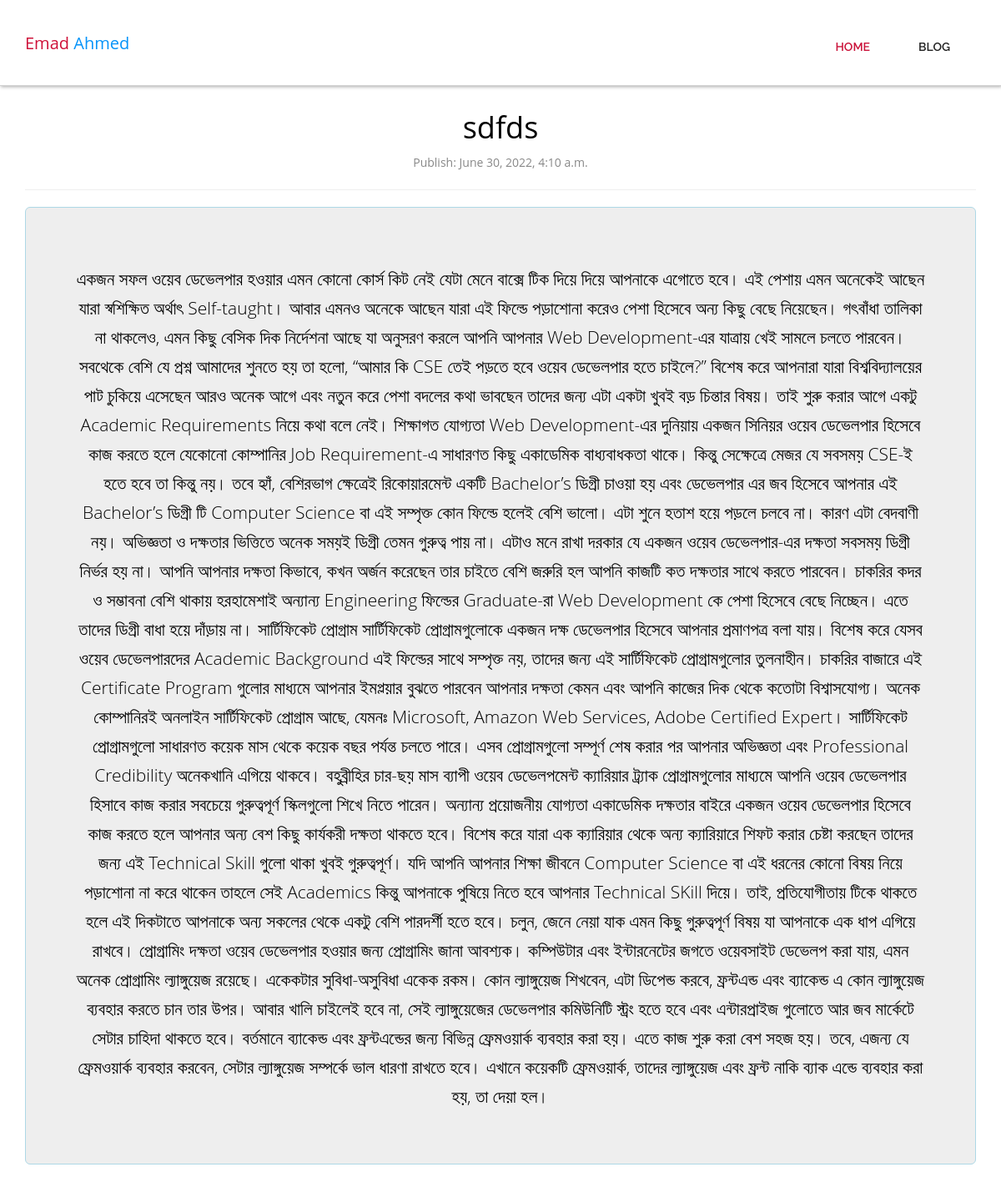
Page /blog/3/ on the committed database.
### emadapp/models.py (models this page shows)
class Blog(models.Model):
    title = models.CharField(max_length=100)
    description = models.TextField()
    dateblog = models.DateTimeField(auto_now_add=True)

### emadapp/views.py (the view)
# urls.py: path("blog/<int:id>/", blog, name='blog')
def blog(request, id):
    blognews = Blog.objects.get(id=id)
    return render(request, 'blog.html', {'blognews': blognews})

### emadapp/templates/blog.html (shortened to what this page needs)
{% load static %}
<!DOCTYPE html>
<html>
  <head>
    <link
      href="{% static 'css/bootstrap.min.css' %}"
      rel="stylesheet"
      type="text/css"
    />
    <link
      rel="stylesheet"
      href="https://cdnjs.cloudflare.com/ajax/libs/font-awesome/5.15.4/css/all.min.css"
    />
    <link href="{% static 'css/card.css' %}" rel="stylesheet" type="text/css" />
    <link
      rel="stylesheet"
      href="{% static 'js/fancybox/jquery.fancybox.css' %}"
      type="text/css"
      media="screen"
    />
    <link
      href="{% static 'css/style.css' %}"
      rel="stylesheet"
      type="text/css"
    />
    <link
      href="{% static 'css/font-awesome.css' %}"
      rel="stylesheet"
      type="text/css"
    />
    <link
      href="{% static 'css/animate.css' %}"
      rel="stylesheet"
      type="text/css"
    />
  </head>
  <body>
    <header id="header_wrapper">
      <div class="container">
        <div class="header_box">
          <div class="logo">
            <a href="/" class="altitle"
              >Emad <span class="title">Ahmed</span></a
            >
          </div>
          <nav class="navbar navbar-inverse" role="navigation">
            <div id="main-nav" class="collapse navbar-collapse navStyle">
              <ul class="nav navbar-nav" id="mainNav">
                <li class="active">
                  <a href="/" class="scroll-link">Home</a>
                </li>
                <li><a href="#" class="scroll-link">Blog</a></li>
              </ul>
            </div>
          </nav>
        </div>
      </div>
    </header>
    <div class="container">
      <div>
        <h1>{{blognews.title}}</h1>
        <p>Publish: {{blognews.dateblog}}</p>
      </div>
      <hr />
      <div class="jumbotron">
        <p class="myp">{{blognews.description}}</p>
      </div>
    </div>
  </body>
</html>

### emadapp/static/css/style.css (style rules this page uses)
ul { list-style: none; }
.altitle { font-size: 2rem; margin-top: 0.8rem; color: #CE1139; }
.title { color: #0593F9; }
a, a:hover, a:active { outline: 0px !important; text-decoration: none; }
body { background: #fff; font-family: 'Open Sans', sans-serif; font-size: 14px; font-weight: normal; color: #888888; margin: 0; }
p { line-height: 24px; margin: 0; }
#header_wrapper { background: #ffffff; padding: 20px 0px; border-top: bisque; box-shadow: 1px 1px 4px rgba(60, 60, 60, 0.44); border-bottom: 1px solid #D2D2D2; }
.header_box { position: relative; }
.logo { float: left; margin-top: 8px; position: relative; z-index: 2; }
.navbar-inverse { background-color: transparent; border-color: transparent; }
.navbar { min-height: 40px; margin-bottom: 0px; }
.navbar-inverse .navbar-nav>li>a { color: #222; }
.navStyle { float: right; }
.navStyle ul { list-style: none; padding: 0px; }
.navStyle ul li { display: inline-block; margin: 0 5px; }
.navStyle ul li:first-child { ; }
.navStyle ul li:last-child { margin: 0 0 0 23px; }
.navStyle ul li a { display: block; font-size: 14px; color: #222222; font-family: 'Raleway', sans-serif; text-decoration: none; text-transform: uppercase; font-weight: 600; transition: all 0.2s ease-in-out; -moz-transition: all 0.2s ease-in-out; -webkit-transition: all 0.2s ease-in-out; }
.navbar-inverse .navbar-nav>.active>a, .navbar-inverse .navbar-nav>.active>a:hover, .navbar-inverse .navbar-nav>.active>a:focus { color: #CB143B; background-color: transparent; }

### emadapp/templates/blog.html (style rules this page uses)
.container { margin-top: 1rem; text-align: center; }
h1 { color: black; }
.myp { padding-top: 2rem; color: black; line-height: 3.5rem; }
.jumbotron { border: 1px solid #add8e6; }

### rows in the picture
Blog: title "sdfds", dateblog "June 30, 2022, 4:10 a.m.", description "একজন সফল ওয়েব ডেভেলপার হওয়ার এমন কোনো কোর্স কিট নেই যেটা মেনে বাক্সে টিক দিয়ে দিয়ে আপনাকে এগোতে হবে। এই পেশায় এমন অনেকেই আছেন যারা স্বশিক্ষিত অর্থাৎ Self-taught। আবার এমনও অনেকে আছেন যারা এই ফিল্ডে পড়াশোনা করেও পেশা হিসেবে অন্য কিছু বেছে নিয়েছেন। গৎবাঁধা তালিকা না থাকলেও, এমন কিছু বেসিক দিক নির্দেশনা আছে যা অনুসরণ করলে আপনি আপনার Web Development-এর যাত্রায় খেই সামলে চলতে পারবেন। সবথেকে বেশি যে প্রশ্ন আমাদের শুনতে হয় তা হলো, “আমার কি CSE তেই পড়তে হবে ওয়েব ডেভেলপার হতে চাইলে?” বিশেষ করে আপনারা যারা বিশ্ববিদ্যালয়ের পাট চুকিয়ে এসেছেন আরও অনেক আগে এবং নতুন করে পেশা বদলের কথা ভাবছেন তাদের জন্য এটা একটা খুবই বড় চিন্তার বিষয়। তাই শুরু করার আগে একটু Academic Requirements নিয়ে কথা বলে নেই। শিক্ষাগত…"
